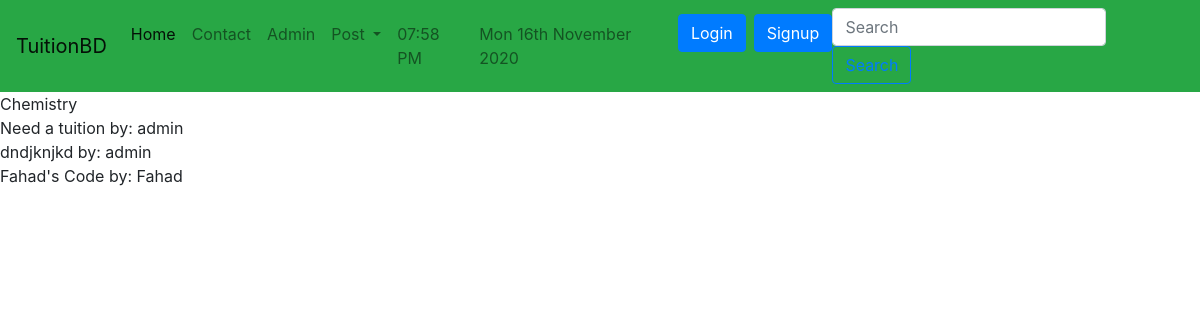
The app's page /tuition/subjects/, older data.
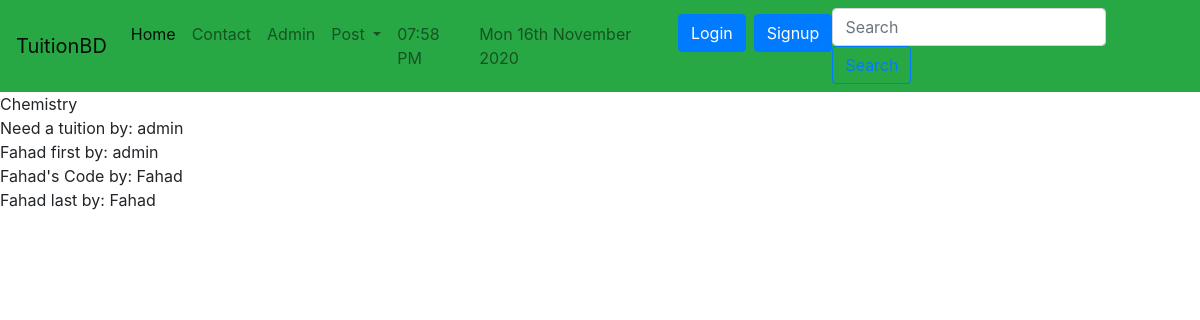
The same page, newer data.
### tuition/models.py (models this page shows, shortened)
class Post(models.Model):
    CATEGORY=(
        ('Teacher','Teacher'),
        ('Student','Student'),
    )
    MEDIUM=(
        ('bangla','bangla'),
        ('English','English'),
        ('Urdu','Urdu'),
        ('Hindi','Hindi'),
        ('Arabic','Arabic'),
    )
    user=models.ForeignKey(User,on_delete=models.CASCADE, blank=True, null= True)
    id=models.AutoField(primary_key=True)
    title=models.CharField(max_length=101)
    slug=models.CharField(max_length=100, default=title)
    email=models.EmailField()
    salary=models.FloatField()
    details=models.TextField()
    available=models.BooleanField()
    category=models.CharField(max_length=100,choices=CATEGORY)
    created_at=models.DateTimeField(default=now)
    image=models.ImageField(default='default.jpg', upload_to='tuition/images')
    medium=MultiSelectField(max_length=100, max_choices=5, choices=MEDIUM, default='bangla')
    subject=models.ManyToManyField(Subject, related_name='subject_set')
    class_in=models.ManyToManyField(Class_in, related_name='class_set')
    likes=models.ManyToManyField(User, related_name='post_likes')
    views=models.ManyToManyField(User, related_name='post_views')
    objects=models.Manager()
    items=PostManager()

### tuition/views.py (the view)
# urls.py: path('subjects/',subview,name="subjects"),
def subview(request):
    sub=Subject.objects.get(name="Chemistry")
    post=sub.subject_set.all()
    return render(request, 'tuition/subjectview.html',{'sub':sub,'post':post})

### templates/tuition/subjectview.html
{% extends 'basic.html' %}
{% block body %}
{{sub.name}} <br>
{% for p in sub.subject_set.all %}
{{p.title}} by:
{{p.user.username}} <br>
{% endfor %}
{% endblock body %}

Row changes from the older to the newer data that the page shows:
changed Post: title "dndjknjkd" → "Fahad first"
now on this page (row edited): Post: title "Fahad last", user.username "Fahad"
